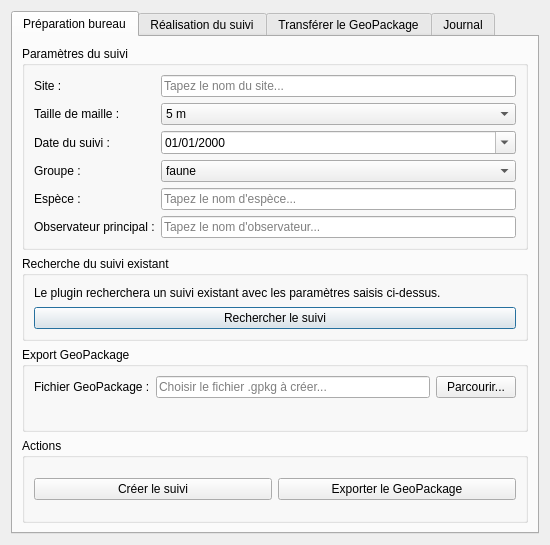
<?xml version="1.0" encoding="UTF-8"?>
<ui version="4.0">
 <class>SuiviMaillesDialogBase</class>
 <widget class="QDialog" name="SuiviMaillesDialogBase">
  <property name="geometry">
   <rect>
    <x>0</x>
    <y>0</y>
    <width>550</width>
    <height>500</height>
   </rect>
  </property>
  <property name="windowTitle">
   <string>Suivi faune/flore par mailles</string>
  </property>

  <layout class="QVBoxLayout" name="verticalLayout_main">
   <item>
    <widget class="QTabWidget" name="tabWidget">
     <property name="currentIndex">
      <number>0</number>
     </property>

     <!-- Onglet 1 : Préparation bureau -->
     <widget class="QWidget" name="tab_preparation">
      <attribute name="title">
       <string>Préparation bureau</string>
      </attribute>

      <layout class="QVBoxLayout" name="verticalLayout_preparation">

       <!-- Paramètres du suivi -->
       <item>
        <widget class="QGroupBox" name="gb_parametres_suivi">
         <property name="title">
          <string>Paramètres du suivi</string>
         </property>

         <layout class="QFormLayout" name="formLayout_parametres_suivi">
            <item row="0" column="0">
                <widget class="QLabel" name="label_site">
                <property name="text">
                <string>Site :</string>
                </property>
                </widget>
            </item>
            
            <item row="0" column="1">
            <widget class="QLineEdit" name="site">
            <property name="placeholderText">
            <string>Tapez le nom du site...</string>
            </property>
            <property name="clearButtonEnabled">
            <bool>true</bool>
            </property>
            </widget>
            </item>

          <item row="1" column="0">
           <widget class="QLabel" name="label_taille_maille">
            <property name="text">
             <string>Taille de maille :</string>
            </property>
           </widget>
          </item>
          
          <item row="1" column="1">
           <widget class="QComboBox" name="cb_taille_maille">
            <item>
             <property name="text">
              <string>5 m</string>
             </property>
            </item>
            <item>
             <property name="text">
              <string>10 m</string>
             </property>
            </item>
            <item>
             <property name="text">
              <string>25 m</string>
             </property>
            </item>
            <item>
             <property name="text">
              <string>50 m</string>
             </property>
            </item>
            <item>
             <property name="text">
              <string>100 m</string>
             </property>
            </item>
           </widget>
          </item>

          <item row="2" column="0">
           <widget class="QLabel" name="label_date_suivi">
            <property name="text">
             <string>Date du suivi :</string>
            </property>
           </widget>
          </item>
          <item row="2" column="1">
           <widget class="QDateEdit" name="date_suivi">
            <property name="calendarPopup">
             <bool>true</bool>
            </property>
            <property name="displayFormat">
             <string>dd/MM/yyyy</string>
            </property>
           </widget>
          </item>

          <item row="3" column="0">
           <widget class="QLabel" name="label_groupe">
            <property name="text">
             <string>Groupe :</string>
            </property>
           </widget>
          </item>
          <item row="3" column="1">
           <widget class="QComboBox" name="cb_groupe">
            <item>
             <property name="text">
              <string>faune</string>
             </property>
            </item>
            <item>
             <property name="text">
              <string>flore</string>
             </property>
            </item>
           </widget>
          </item>


          <item row="4" column="0">
           <widget class="QLabel" name="label_espece">
            <property name="text">
             <string>Espèce :</string>
            </property>
           </widget>
         </item>
         
        <item row="4" column="1">
        <widget class="QLineEdit" name="espece">
        <property name="placeholderText">
        <string>Tapez le nom d'espèce...</string>
        </property>
        <property name="clearButtonEnabled">
        <bool>true</bool>
        </property>
        </widget>
        </item>

        <item row="5" column="0">
        <widget class="QLabel" name="label_observateur">
        <property name="text">
        <string>Observateur principal :</string>
        </property>
        </widget>
        </item>
        <item row="5" column="1">
        <widget class="QLineEdit" name="observateur">
        <property name="placeholderText">
        <string>Tapez le nom d'observateur...</string>
        </property>
        <property name="clearButtonEnabled">
        <bool>true</bool>
        </property>
        </widget>
        </item>

    
         </layout>
        </widget>
       </item>

       <!-- Recherche du suivi existant -->
       <item>
        <widget class="QGroupBox" name="gb_recherche_suivi">
         <property name="title">
          <string>Recherche du suivi existant</string>
         </property>

         <layout class="QVBoxLayout" name="verticalLayout_recherche_suivi">

          <item>
           <widget class="QLabel" name="label_recherche_suivi_info">
            <property name="text">
             <string>Le plugin recherchera un suivi existant avec les paramètres saisis ci-dessus.</string>
            </property>
            <property name="wordWrap">
             <bool>true</bool>
            </property>
           </widget>
          </item>

          <item>
           <widget class="QPushButton" name="btn_rechercher_suivi">
            <property name="text">
             <string>Rechercher le suivi</string>
            </property>
           </widget>
          </item>

         </layout>
        </widget>
       </item>

       <!-- Export GeoPackage -->
       <item>
        <widget class="QGroupBox" name="gb_export_gpkg">
         <property name="title">
          <string>Export GeoPackage</string>
         </property>

         <layout class="QFormLayout" name="formLayout_export_gpkg">

          <item row="0" column="0">
           <widget class="QLabel" name="label_fichier_gpkg_export">
            <property name="text">
             <string>Fichier GeoPackage :</string>
            </property>
           </widget>
          </item>

          <item row="0" column="1">
           <layout class="QHBoxLayout" name="horizontalLayout_fichier_gpkg_export">
            <item>
             <widget class="QLineEdit" name="le_fichier_gpkg_export">
              <property name="placeholderText">
               <string>Choisir le fichier .gpkg à créer...</string>
              </property>
             </widget>
            </item>
            <item>
             <widget class="QPushButton" name="btn_parcourir_export">
              <property name="text">
               <string>Parcourir...</string>
              </property>
             </widget>
            </item>
           </layout>
          </item>

         </layout>
        </widget>
       </item>

       <!-- Actions -->
       <item>
        <widget class="QGroupBox" name="gb_actions_preparation">
         <property name="title">
          <string>Actions</string>
         </property>

         <layout class="QHBoxLayout" name="horizontalLayout_actions_preparation">

          <item>
           <widget class="QPushButton" name="btn_creer_suivi">
            <property name="text">
             <string>Créer le suivi</string>
            </property>
           </widget>
          </item>

          <item>
           <widget class="QPushButton" name="btn_export_gpkg">
            <property name="text">
             <string>Exporter le GeoPackage</string>
            </property>
           </widget>
          </item>

         </layout>
        </widget>
       </item>



      </layout>
     </widget>

     <!-- Onglet 2 -->
<!-- Onglet 2 : Suivi terrain -->
<widget class="QWidget" name="tab_terrain">
 <attribute name="title">
  <string>Réalisation du suivi</string>
 </attribute>

 <layout class="QVBoxLayout" name="verticalLayout_terrain">

  <!-- Chargement GeoPackage terrain -->
  <item>
   <widget class="QGroupBox" name="gb_chargement_gpkg_terrain">
    <property name="title">
     <string>GeoPackage terrain</string>
    </property>

    <layout class="QFormLayout" name="formLayout_chargement_gpkg_terrain">

     <item row="0" column="0">
      <widget class="QLabel" name="label_fichier_gpkg_terrain">
       <property name="text">
        <string>Fichier GeoPackage :</string>
       </property>
      </widget>
     </item>

     <item row="0" column="1">
      <layout class="QHBoxLayout" name="horizontalLayout_fichier_gpkg_terrain">
       <item>
        <widget class="QLineEdit" name="le_fichier_gpkg_terrain">
         <property name="placeholderText">
          <string>Sélectionner le GeoPackage terrain...</string>
         </property>
        </widget>
       </item>
       <item>
        <widget class="QPushButton" name="btn_parcourir_terrain">
         <property name="text">
          <string>...</string>
         </property>
        </widget>
       </item>
      </layout>
     </item>

     <item row="1" column="0">
      <widget class="QLabel" name="label_couche_mailles_terrain">
       <property name="text">
        <string>Couche mailles :</string>
       </property>
      </widget>
     </item>

     <item row="1" column="1">
      <widget class="QLineEdit" name="le_couche_mailles_terrain">
       <property name="readOnly">
        <bool>true</bool>
       </property>
       <property name="placeholderText">
        <string>mailles_suivi</string>
       </property>
      </widget>
     </item>

    </layout>
   </widget>
  </item>

  <!-- Actions chargement -->
  <item>
   <widget class="QGroupBox" name="gb_actions_chargement_terrain">
    <property name="title">
     <string>Chargement</string>
    </property>

    <layout class="QHBoxLayout" name="horizontalLayout_actions_chargement_terrain">

     <item>
      <widget class="QPushButton" name="btn_charger_gpkg_terrain">
       <property name="text">
        <string>Charger le GeoPackage</string>
       </property>
      </widget>
     </item>

     <item>
      <widget class="QPushButton" name="btn_zoom_mailles_terrain">
       <property name="text">
        <string>Zoom sur les mailles</string>
       </property>
      </widget>
     </item>

    </layout>
   </widget>
  </item>

  <!-- Suivi actif (session multi-espèces) -->
  <item>
   <widget class="QGroupBox" name="gb_suivi_actif_terrain">
    <property name="title">
     <string>Suivi actif</string>
    </property>

    <layout class="QVBoxLayout" name="verticalLayout_suivi_actif_terrain">

     <item>
      <layout class="QHBoxLayout" name="horizontalLayout_suivi_actif_terrain">
       <item>
        <widget class="QComboBox" name="cb_suivi_actif_terrain"/>
       </item>
       <item>
        <widget class="QPushButton" name="btn_decharger_suivi_terrain">
         <property name="text">
          <string>Décharger</string>
         </property>
        </widget>
       </item>
      </layout>
     </item>

     <item>
      <widget class="QLabel" name="label_suivi_actif_terrain">
       <property name="text">
        <string>Aucun suivi actif</string>
       </property>
       <property name="alignment">
        <set>Qt::AlignCenter</set>
       </property>
      </widget>
     </item>

    </layout>
   </widget>
  </item>

  <!-- Localisation GPS -->
  <item>
   <widget class="QGroupBox" name="gb_gps_terrain">
    <property name="title">
     <string>Localisation GPS</string>
    </property>

    <layout class="QHBoxLayout" name="horizontalLayout_gps_terrain">

     <item>
      <widget class="QToolButton" name="tb_open_gps_panel">
       <property name="toolTip">
        <string>Ouvrir le panneau GPS de QGIS</string>
       </property>
       <property name="text">
        <string>GPS</string>
       </property>
       <property name="iconSize">
        <size>
         <width>32</width>
         <height>32</height>
        </size>
       </property>
       <property name="toolButtonStyle">
        <enum>Qt::ToolButtonIconOnly</enum>
       </property>
       <property name="autoRaise">
        <bool>true</bool>
       </property>
      </widget>
     </item>

     <item>
      <widget class="QLabel" name="label_gps_info">
       <property name="text">
        <string>Afficher la position GPS de la tablette dans QGIS.</string>
       </property>
       <property name="wordWrap">
        <bool>true</bool>
       </property>
      </widget>
     </item>

    </layout>
   </widget>
  </item>


  <!-- Mode clic terrain -->
  <item>
   <widget class="QGroupBox" name="gb_mode_clic_terrain">
    <property name="title">
     <string>Mode clic de suivi</string>
    </property>

    <layout class="QVBoxLayout" name="verticalLayout_mode_clic_terrain">

     <item>
      <widget class="QLabel" name="label_mode_clic_info">
       <property name="text">
        <string>Le mode clic permet de modifier presence_absence directement en cliquant sur une maille dans QGIS.</string>
       </property>
       <property name="wordWrap">
        <bool>true</bool>
       </property>
      </widget>
     </item>

     <item>
      <layout class="QHBoxLayout" name="horizontalLayout_mode_clic_terrain">

       <item>
        <widget class="QPushButton" name="btn_lancer_suivi">
         <property name="text">
          <string>Lancer le suivi</string>
         </property>
        </widget>
       </item>

       <item>
        <widget class="QPushButton" name="btn_arreter_suivi">
         <property name="text">
          <string>Arrêter le suivi</string>
         </property>
         <property name="enabled">
          <bool>false</bool>
         </property>
        </widget>
       </item>

      </layout>
     </item>

    </layout>
   </widget>
  </item>

  <!-- Sauvegarde -->
  <item>
   <widget class="QGroupBox" name="gb_sauvegarde_terrain">
    <property name="title">
     <string>Sauvegarde</string>
    </property>

    <layout class="QHBoxLayout" name="horizontalLayout_sauvegarde_terrain">

     <item>
      <widget class="QPushButton" name="btn_sauvegarder_gpkg_terrain">
       <property name="text">
        <string>Sauvegarder le GeoPackage</string>
       </property>
      </widget>
     </item>

    </layout>
   </widget>
  </item>

 </layout>
</widget>


     <!-- Onglet 3 -->
<!-- Onglet 3 : Import retour terrain -->
<widget class="QWidget" name="tab_import">
 <attribute name="title">
  <string>Transférer le GeoPackage</string>
 </attribute>

 <layout class="QVBoxLayout" name="verticalLayout_import">

  <!-- Sélection GeoPackage retour -->
  <item>
   <widget class="QGroupBox" name="gb_selection_gpkg_import">
    <property name="title">
     <string>GeoPackage a transférer </string>
    </property>

    <layout class="QFormLayout" name="formLayout_selection_gpkg_import">

     <item row="0" column="0">
      <widget class="QLabel" name="label_fichier_gpkg_import">
       <property name="text">
        <string>Fichier GeoPackage :</string>
       </property>
      </widget>
     </item>

     <item row="0" column="1">
      <layout class="QHBoxLayout" name="horizontalLayout_fichier_gpkg_import">
       <item>
        <widget class="QLineEdit" name="le_fichier_gpkg_import">
         <property name="placeholderText">
          <string>Sélectionner le GeoPackage a transférer ...</string>
         </property>
        </widget>
       </item>
       <item>
        <widget class="QPushButton" name="btn_parcourir_import">
         <property name="text">
          <string>Parcourir...</string>
         </property>
        </widget>
       </item>
      </layout>
     </item>

    </layout>
   </widget>
  </item>

  <!-- Lecture metadata -->
  <item>
   <widget class="QGroupBox" name="gb_metadata_import">
    <property name="title">
     <string>Métadonnées du suivi</string>
    </property>

    <layout class="QFormLayout" name="formLayout_metadata_import">

     <item row="0" column="0">
      <widget class="QLabel" name="label_uuid_suivi_import">
       <property name="text">
        <string>UUID suivi :</string>
       </property>
      </widget>
     </item>

     <item row="0" column="1">
      <widget class="QLineEdit" name="le_uuid_suivi_import">
       <property name="readOnly">
        <bool>true</bool>
       </property>
      </widget>
     </item>

     <item row="1" column="0">
      <widget class="QLabel" name="label_site_import">
       <property name="text">
        <string>Site :</string>
       </property>
      </widget>
     </item>

     <item row="1" column="1">
      <widget class="QLineEdit" name="le_site_import">
       <property name="readOnly">
        <bool>true</bool>
       </property>
      </widget>
     </item>

     <item row="2" column="0">
      <widget class="QLabel" name="label_espece_import">
       <property name="text">
        <string>Espèce :</string>
       </property>
      </widget>
     </item>

     <item row="2" column="1">
      <widget class="QLineEdit" name="le_espece_import">
       <property name="readOnly">
        <bool>true</bool>
       </property>
      </widget>
     </item>

     <item row="3" column="0">
      <widget class="QLabel" name="label_taille_maille_import">
       <property name="text">
        <string>Taille de maille :</string>
       </property>
      </widget>
     </item>

     <item row="3" column="1">
      <widget class="QLineEdit" name="le_taille_maille_import">
       <property name="readOnly">
        <bool>true</bool>
       </property>
      </widget>
     </item>

     <item row="4" column="0">
      <widget class="QLabel" name="label_date_obs_import">
       <property name="text">
        <string>Date du suivi :</string>
       </property>
      </widget>
     </item>

     <item row="4" column="1">
      <widget class="QLineEdit" name="le_date_obs_import">
       <property name="readOnly">
        <bool>true</bool>
       </property>
      </widget>
     </item>

    </layout>
   </widget>
  </item>

  <!-- Contrôle des données -->
  <item>
   <widget class="QGroupBox" name="gb_controle_import">
    <property name="title">
     <string>Contrôle des données</string>
    </property>

    <layout class="QFormLayout" name="formLayout_controle_import">

     <item row="0" column="0">
      <widget class="QLabel" name="label_nb_mailles_total_import">
       <property name="text">
        <string>Nombre total de mailles :</string>
       </property>
      </widget>
     </item>

     <item row="0" column="1">
      <widget class="QLineEdit" name="le_nb_mailles_total_import">
       <property name="readOnly">
        <bool>true</bool>
       </property>
      </widget>
     </item>

     <item row="1" column="0">
      <widget class="QLabel" name="label_nb_mailles_renseignees_import">
       <property name="text">
        <string>Mailles renseignées :</string>
       </property>
      </widget>
     </item>

     <item row="1" column="1">
      <widget class="QLineEdit" name="le_nb_mailles_renseignees_import">
       <property name="readOnly">
        <bool>true</bool>
       </property>
      </widget>
     </item>

    </layout>
   </widget>
  </item>

  <!-- Actions import -->
  <item>
   <widget class="QGroupBox" name="gb_actions_import">
    <property name="title">
     <string>Actions</string>
    </property>

    <layout class="QHBoxLayout" name="horizontalLayout_actions_import">

     <item>
      <widget class="QPushButton" name="btn_lire_metadata_import">
       <property name="text">
        <string>Lire et Contrôler</string>
       </property>
      </widget>
     </item>

     <item>
      <widget class="QPushButton" name="btn_transferer_resultats">
       <property name="text">
        <string>Transférer dans la base</string>
       </property>
      </widget>
     </item>

    </layout>
   </widget>
  </item>


 </layout>
</widget>


     <!-- Onglet 4 -->
<!-- Onglet 4 : Journal  -->
<widget class="QWidget" name="tab_journal">
 <attribute name="title">
  <string>Journal</string>
 </attribute>

 <layout class="QVBoxLayout" name="verticalLayout_journal">

  <item>
   <widget class="QLabel" name="lbl_journal">
    <property name="text">
     <string>Journal des opérations du plugin</string>
    </property>
    <property name="styleSheet">
     <string notr="true">font-weight: bold; font-size: 12pt;</string>
    </property>
   </widget>
  </item>

  <item>
   <widget class="QPlainTextEdit" name="txt_journal">
    <property name="readOnly">
     <bool>true</bool>
    </property>
    <property name="placeholderText">
     <string>Les messages de préparation, terrain et import apparaîtront ici...</string>
    </property>
   </widget>
  </item>

  <item>
   <layout class="QHBoxLayout" name="horizontalLayout_actions_journal">

    <item>
     <widget class="QPushButton" name="btn_effacer_journal">
      <property name="text">
       <string>Effacer le journal</string>
      </property>
     </widget>
    </item>

    <item>
     <spacer name="horizontalSpacer_journal">
      <property name="orientation">
       <enum>Qt::Horizontal</enum>
      </property>
      <property name="sizeHint" stdset="0">
       <size>
        <width>40</width>
        <height>20</height>
       </size>
      </property>
     </spacer>
    </item>

   </layout>
  </item>

 </layout>
</widget>

    </widget>
   </item>
  </layout>
 </widget>
 <resources/>
 <connections/>
</ui>
